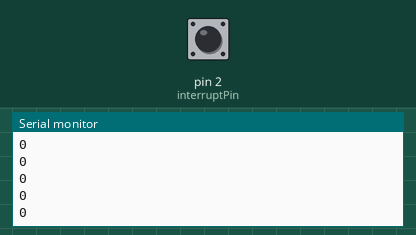
A sketch run on a simulated Arduino Uno, built with avr-gcc and run on an emulated ATmega328P. Parts: the last lines printed to the serial monitor. Inputs (shaded band) come from the test bench; at power-on: pin 2 (interruptPin) HIGH.

Above: at 1.2 s.
1.3 s: pin 2 (interruptPin) pulled LOW for 0.15 s
At 2.3 s:
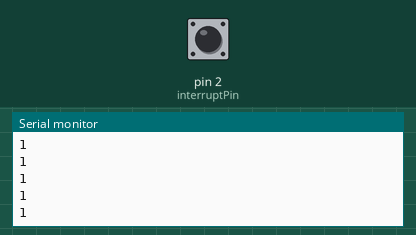
2.9 s: pin 2 (interruptPin) pulled LOW for 1 s
5.4 s: pin 2 (interruptPin) pulled LOW for 0.15 s
At 6.2 s:
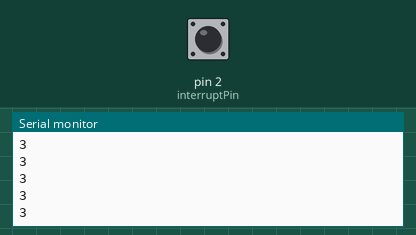
Timing chart, 0 to 7.8 s (numbered marks = the images above; inputs shaded):
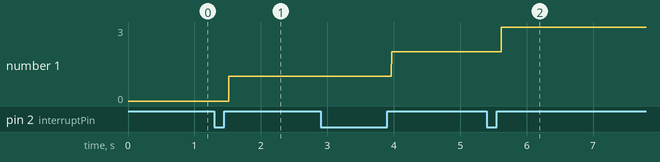

The sketch:

button_counter.ino
```cpp
int count = 0;                                                           // sets button count to 0
const byte interruptPin = 2;
// defines 3rd pin as interrupt
void setup() {
  pinMode(interruptPin, INPUT_PULLUP);                                   // configure interruptPin as an input and enable the internal pull-up resistor
  attachInterrupt(digitalPinToInterrupt(interruptPin), flag, RISING);    // when the button is pressed, it sends voltage through the digital pin,
                                                                         // interrupting the loop, raises a flag when its interrupted
  Serial.begin(9600);                                                    // opens serial port for monitoring, sets data rate to 9600
}
void loop() {
  Serial.println(count);                                                 // Prints count as  a line, meaning, moves to a new data each print
}
void flag() {                                                            // aforementioned flag
  count++;                                                               // increases the flag count by one each time it was raised
}
```

Measured:
- after the input at 1.3 s, the serial monitor: prints a new line after 0.22 s (image 1)
- after the input at 5.4 s, the serial monitor: prints a new line after 0.22 s (image 2)
- plotted number 1: 0 → 1 after the input at 1.3 s, 1 → 2 after the input at 2.9 s, 2 → 3 after the input at 5.4 s
